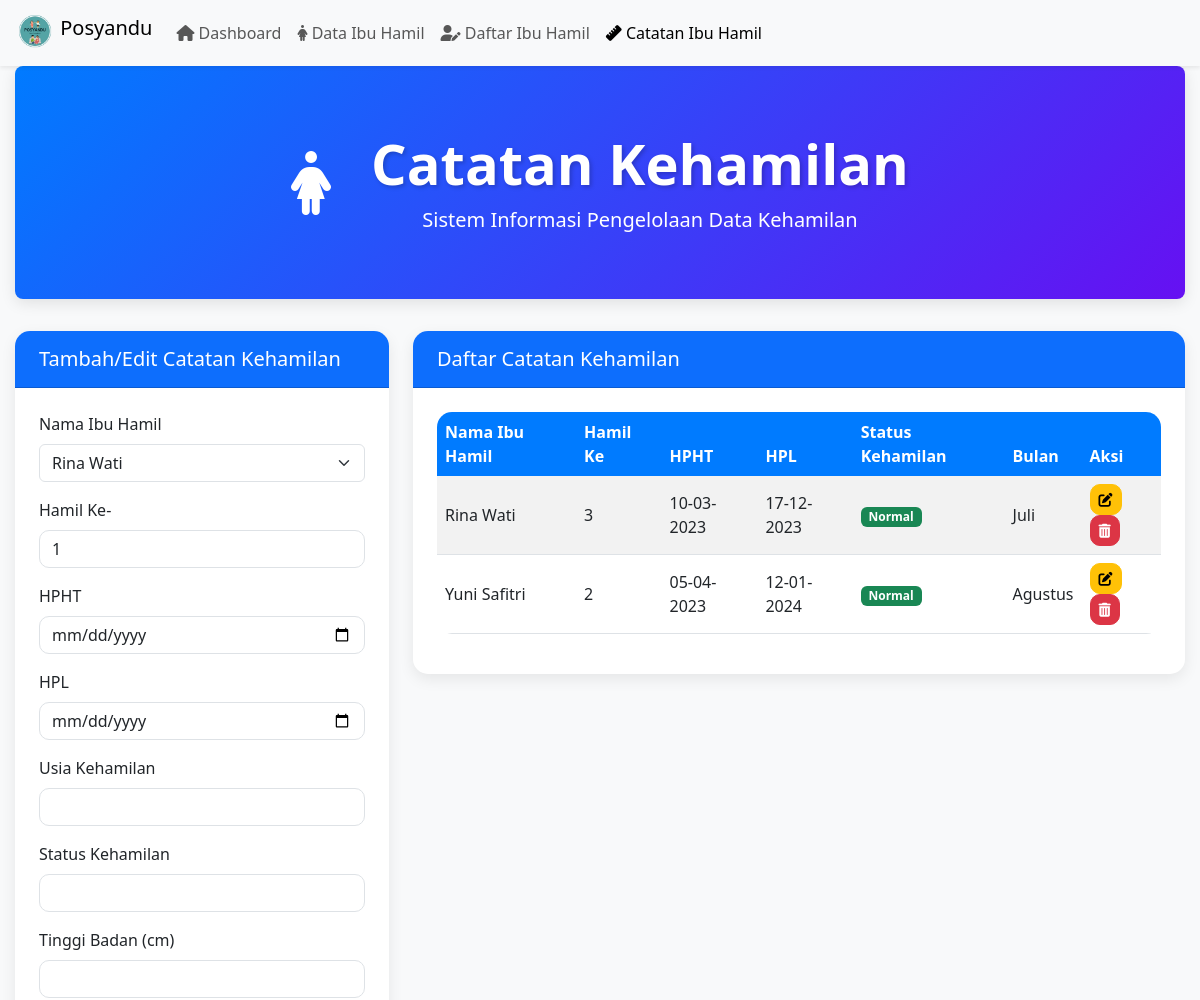
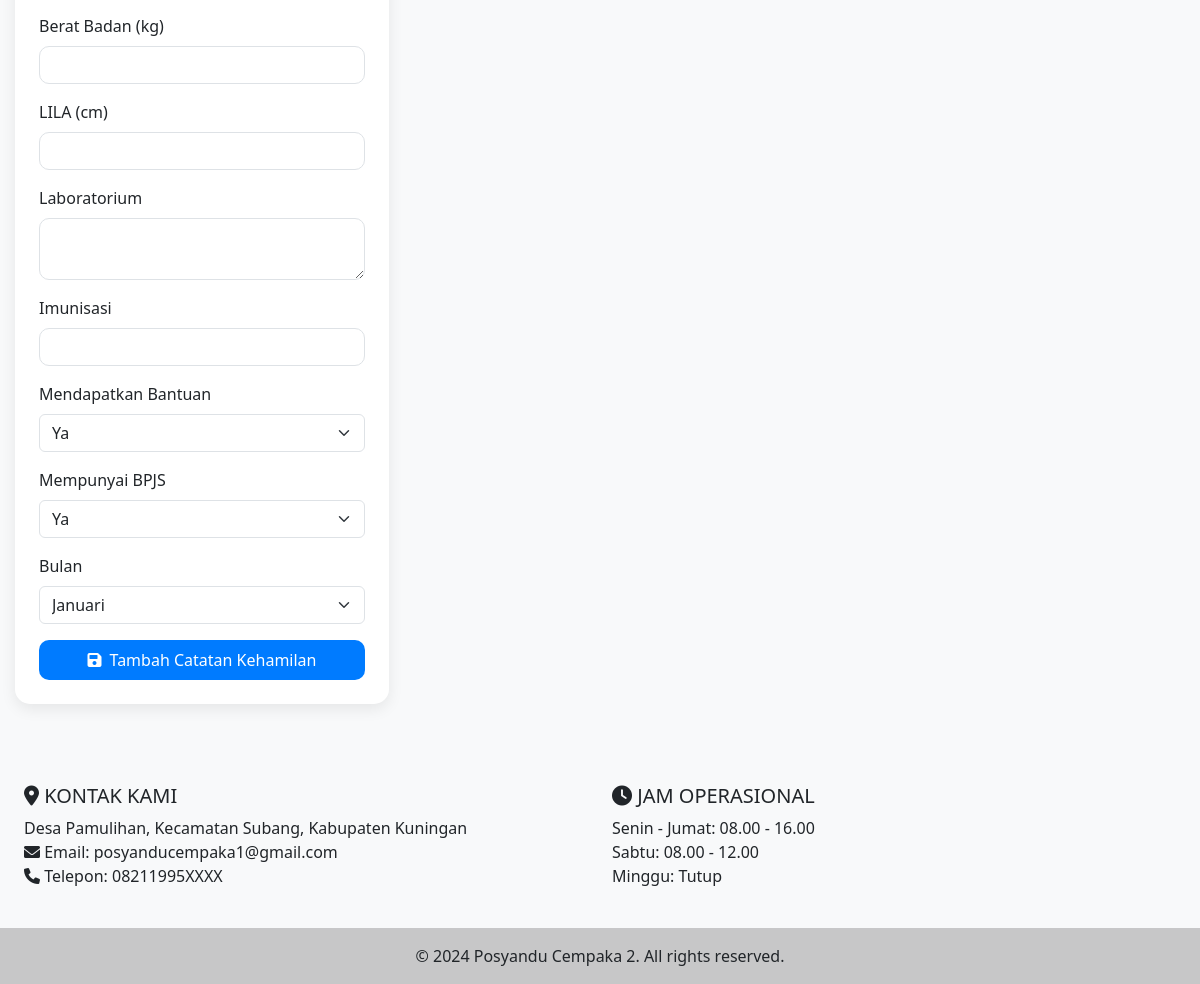
/posyandu_2/ibuhamil_crud_p2.php (signed in), run on the app's committed database (2 pictures, top to bottom).
### tables this page shows
CREATE TABLE "catatan_kehamilan_2" (
    id_kehamilan INTEGER PRIMARY KEY AUTOINCREMENT,
    id_ibu INTEGER,
    hamil_keberapa INTEGER,
    hpht TEXT,
    hpl TEXT,
    usia_kehamilan TEXT,
    status_kehamilan TEXT,
    tinggi_badan REAL,
    berat_badan REAL,
    lila REAL,
    laboratorium TEXT,
    imunisasi TEXT,
    mendapatkan_bantuan INTEGER,
    mempunyai_bpjs INTEGER,
    bulan TEXT CHECK (bulan IN ('januari', 'februari', 'maret', 'april', 'mei', 'juni', 'juli', 'agustus', 'september', 'oktober', 'november', 'desember')),
    FOREIGN KEY (id_ibu) REFERENCES ibu_hamil_2(id_ibu)
);

CREATE TABLE "ibu_hamil_2" (
    id_ibu INTEGER PRIMARY KEY AUTOINCREMENT,
    nama_ibu_hamil TEXT NOT NULL,
    nik TEXT,
    tempat_tanggal_lahir_ibu TEXT,
    nama_suami TEXT,
    nik_suami TEXT,
    tempat_tanggal_lahir_suami TEXT,
    alamat TEXT
);

### posyandu_2/ibuhamil_crud_p2.php (the view, shortened to what this page needs)
<?php
require_once __DIR__ . '/../pos_2/header_ih_p2.php';
$catatan_kehamilan_2 = null;
$stmt = $db->query("SELECT id_ibu, nama_ibu_hamil FROM " . TABLE_IBU_HAMIL_2);
$ibu_hamil_list = $stmt->fetchAll(PDO::FETCH_ASSOC);
$stmt = $db->query("SELECT c.*, i.nama_ibu_hamil FROM " . TABLE_CATATAN_KEHAMILAN_2 . " c JOIN " . TABLE_IBU_HAMIL_2 . " i ON c.id_ibu = i.id_ibu ORDER BY c.id_kehamilan ASC");
$catatan_kehamilan_list = $stmt->fetchAll(PDO::FETCH_ASSOC);
$bulan_list = ['januari', 'februari', 'maret', 'april', 'mei', 'juni', 'juli', 'agustus', 'september', 'oktober', 'november', 'desember'];
?>
<!DOCTYPE html>
<html lang="id">
<head>
    <link href="https://cdn.jsdelivr.net/npm/bootstrap@5.3.0-alpha1/dist/css/bootstrap.min.css" rel="stylesheet">
    <link href="https://cdnjs.cloudflare.com/ajax/libs/font-awesome/6.0.0-beta3/css/all.min.css" rel="stylesheet">
</head>
<body>
<div class="container">
    <div class="jumbotron text-center">
        <div class="row align-items-center justify-content-center">
            <div class="col-auto">
                <i class="fas fa-female title-icon"></i>
            </div>
            <div class="col-auto">
                <h1 class="display-4">Catatan Kehamilan</h1>
                <p class="lead">Sistem Informasi Pengelolaan Data Kehamilan</p>
            </div>
        </div>
    </div>
</div>
<div class="container">
    <div class="row">
        <div class="col-lg-4">
            <div class="card">
                <div class="card-header bg-primary text-white">
                    <h5 class="card-title mb-0">Tambah/Edit Catatan Kehamilan</h5>
                </div>
                <div class="card-body">
                    <form method="POST" action="">
                        <div class="mb-3">
                            <label for="id_ibu" class="form-label">Nama Ibu Hamil</label>
                            <select class="form-select" id="id_ibu" name="id_ibu" required>
                                <?php foreach ($ibu_hamil_list as $ibu): ?>
                                    <option value="<?php echo $ibu['id_ibu']; ?>" <?php echo (isset($catatan_kehamilan_2) && $catatan_kehamilan_2['id_ibu'] == $ibu['id_ibu']) ? 'selected' : ''; ?>>
                                        <?php echo htmlspecialchars($ibu['nama_ibu_hamil']); ?>
                                    </option>
                                <?php endforeach; ?>
                            </select>
                        </div>
                        <div class="mb-3">
                            <label for="hamil_keberapa" class="form-label">Hamil Ke-</label>
                            <input type="number" class="form-control" id="hamil_keberapa" name="hamil_keberapa"
                                value="<?php echo isset($catatan_kehamilan_2['hamil_keberapa']) ? $catatan_kehamilan_2['hamil_keberapa'] : 1; ?>"
                                required min="1" step="1">
                        </div>
                        <div class="mb-3">
                            <label for="hpht" class="form-label">HPHT</label>
                            <input type="date" class="form-control" id="hpht" name="hpht" value="<?php echo isset($catatan_kehamilan_2) ? $catatan_kehamilan_2['hpht'] : ''; ?>" required>
                        </div>
                        <div class="mb-3">
                            <label for="hpl" class="form-label">HPL</label>
                            <input type="date" class="form-control" id="hpl" name="hpl" value="<?php echo isset($catatan_kehamilan_2) ? $catatan_kehamilan_2['hpl'] : ''; ?>" required>
                        </div>
                        <div class="mb-3">
                            <label for="usia_kehamilan" class="form-label">Usia Kehamilan</label>
                            <input type="text" class="form-control" id="usia_kehamilan" name="usia_kehamilan" value="<?php echo isset($catatan_kehamilan_2) ? $catatan_kehamilan_2['usia_kehamilan'] : ''; ?>" required>
                        </div>
                        <div class="mb-3">
                            <label for="status_kehamilan" class="form-label">Status Kehamilan</label>
                            <input type="text" class="form-control" id="status_kehamilan" name="status_kehamilan" value="<?php echo isset($catatan_kehamilan_2) ? $catatan_kehamilan_2['status_kehamilan'] : ''; ?>" required>
                        </div>
                        <div class="mb-3">
                            <label for="tinggi_badan" class="form-label">Tinggi Badan (cm)</label>
                            <input type="number" step="0.1" class="form-control" id="tinggi_badan" name="tinggi_badan" value="<?php echo isset($catatan_kehamilan_2) ? $catatan_kehamilan_2['tinggi_badan'] : ''; ?>" required>
                        </div>
                        <div class="mb-3">
                            <label for="berat_badan" class="form-label">Berat Badan (kg)</label>
                            <input type="number" step="0.1" class="form-control" id="berat_badan" name="berat_badan" value="<?php echo isset($catatan_kehamilan_2) ? $catatan_kehamilan_2['berat_badan'] : ''; ?>" required>
                        </div>
                        <div class="mb-3">
                            <label for="lila" class="form-label">LILA (cm)</label>
                            <input type="number" step="0.1" class="form-control" id="lila" name="lila" value="<?php echo isset($catatan_kehamilan_2) ? $catatan_kehamilan_2['lila'] : ''; ?>" required>
                        </div>
                        <div class="mb-3">
                            <label for="laboratorium" class="form-label">Laboratorium</label>
                            <textarea class="form-control" id="laboratorium" name="laboratorium" required><?php echo isset($catatan_kehamilan_2) ? $catatan_kehamilan_2['laboratorium'] : ''; ?></textarea>
                        </div>
                        <div class="mb-3">
                            <label for="imunisasi" class="form-label">Imunisasi</label>
                            <input type="text" class="form-control" id="imunisasi" name="imunisasi" value="<?php echo isset($catatan_kehamilan_2) ? $catatan_kehamilan_2['imunisasi'] : ''; ?>" required>
                        </div>
                        <div class="mb-3">
                            <label for="mendapatkan_bantuan" class="form-label">Mendapatkan Bantuan</label>
                            <select class="form-select" id="mendapatkan_bantuan" name="mendapatkan_bantuan" required>
                                <option value="1" <?php echo (isset($catatan_kehamilan_2) && $catatan_kehamilan_2['mendapatkan_bantuan'] == 1) ? 'selected' : ''; ?>>Ya</option>
                            </select>
                        </div>
                        <div class="mb-3">
                            <label for="mempunyai_bpjs" class="form-label">Mempunyai BPJS</label>
                            <select class="form-select" id="mempunyai_bpjs" name="mempunyai_bpjs" required>
                            <option value="1" <?php echo (isset($catatan_kehamilan_2) && $catatan_kehamilan_2['mempunyai_bpjs'] == 1) ? 'selected' : ''; ?>>Ya</option>
                            </select>
                        </div>
                        <div class="mb-3">
                            <label for="bulan" class="form-label">Bulan</label>
                            <select class="form-select" id="bulan" name="bulan" required>
                                <?php foreach ($bulan_list as $bulan): ?>
                                    <option value="<?php echo $bulan; ?>" <?php echo (isset($catatan_kehamilan_2) && $catatan_kehamilan_2['bulan'] == $bulan) ? 'selected' : ''; ?>>
                                        <?php echo ucfirst($bulan); ?>
                                    </option>
                                <?php endforeach; ?>
                            </select>
                        </div>
                        <button type="submit" class="btn btn-primary w-100">
                            <i class="fas fa-save me-2"></i><?php echo isset($catatan_kehamilan_2) ? 'Update' : 'Tambah'; ?> Catatan Kehamilan
                        </button>
                    </form>
                </div>
            </div>
        </div>
        <div class="col-lg-8">
            <div class="card">
                <div class="card-header bg-primary text-white">
                    <h5 class="card-title mb-0">Daftar Catatan Kehamilan</h5>
                </div>
                <div class="card-body">
                    <div class="table-responsive">
                        <table class="table table-striped table-hover align-middle">
                            <thead class="table-dark">
                                <tr>
                                    <th>Nama Ibu Hamil</th>
                                    <th>Hamil Ke</th>
                                    <th>HPHT</th>
                                    <th>HPL</th>
                                    <th>Status Kehamilan</th>
                                    <th>Bulan</th>
                                    <th>Aksi</th>
                                </tr>
                            </thead>
                            <tbody>
                                <?php foreach ($catatan_kehamilan_list as $catatan): ?>
                                    <tr>
                                        <td><?php echo htmlspecialchars($catatan['nama_ibu_hamil']); ?></td>
                                        <td><?php echo intval($catatan['hamil_keberapa']); ?></td>
                                        <td><?php echo date('d-m-Y', strtotime($catatan['hpht'])); ?></td>
                                        <td><?php echo date('d-m-Y', strtotime($catatan['hpl'])); ?></td>
                                        <td>
                                            <span class="badge bg-<?php echo $catatan['status_kehamilan'] == 'Normal' ? 'success' : 'warning'; ?>">
                                                <?php echo htmlspecialchars($catatan['status_kehamilan']); ?>
                                            </span>
                                        </td>
                                        <td><?php echo htmlspecialchars(ucfirst($catatan['bulan'])); ?></td>
                                        <td>
                                            <a href="?edit=<?php echo $catatan['id_kehamilan']; ?>" class="btn btn-sm btn-warning" title="Edit">
                                                <i class="fas fa-edit"></i>
                                            </a>
                                            <form method="post" style="display: inline;">
                                                <button type="submit" class="btn btn-sm btn-danger" onclick="return confirm('Apakah Anda yakin ingin menghapus data ini?')" title="Hapus">
                                                    <i class="fas fa-trash-alt"></i>
                                                </button>
                                            </form>
                                        </td>
                                    </tr>
                                <?php endforeach; ?>
                            </tbody>
                        </table>
                    </div>
                </div>
            </div>
        </div>
    </div>
</div>
</body>
</html>
<?php
require_once __DIR__ . '/../pos_2/footer_ih_p2.php';
?>

### pos_2/header_ih_p2.php (style rules this page uses)
body { min-height: 100vh; display: flex; flex-direction: column; }

### posyandu_2/ibuhamil_crud_p2.php (style rules this page uses)
body { background-color: #f8f9fa; font-family: 'Segoe UI', Tahoma, Geneva, Verdana, sans-serif; }
.container { max-width: 1200px; margin: 0 auto; padding: 0 15px; }
.jumbotron { background: linear-gradient(135deg, #007bff, #6610f2); color: white; padding: 4rem 2rem; margin-bottom: 2rem; border-radius: 0.5rem; box-shadow: 0 4px 15px rgba(0,0,0,0.1); }
.jumbotron .row { margin: 0; }
.jumbotron h1 { font-weight: 700; text-shadow: 2px 2px 4px rgba(0,0,0,0.2); animation: fadeInDown 1s ease-out; margin-bottom: 0.5rem; }
.jumbotron p { animation: fadeInUp 1s ease-out 0.5s; animation-fill-mode: both; margin-bottom: 0; }
.title-icon { font-size: 4rem; color: #ffffff; animation: bounceIn 1s ease-out; margin-right: 1rem; }
.card { border: none; border-radius: 15px; box-shadow: 0 5px 15px rgba(0,0,0,0.08); transition: all 0.3s ease; margin-bottom: 2rem; }
.card-header { border-radius: 15px 15px 0 0 !important; font-weight: 600; padding: 1rem 1.5rem; }
.card-body { padding: 1.5rem; }
.form-control, .btn { border-radius: 10px; }
.btn-primary { background-color: #007bff; border: none; transition: all 0.3s ease; padding: 0.5rem 1rem; }
.table { border-radius: 15px; overflow: hidden; }
.table th { background-color: #007bff; color: white; border: none; }
.table td { vertical-align: middle; }

### data on the page
catatan_kehamilan_2: id_ibu.nama_ibu_hamil "Rina Wati", hamil_keberapa "3", hpht "10-03-2023", hpl "17-12-2023", status_kehamilan "Normal", bulan "Juli"
catatan_kehamilan_2: id_ibu.nama_ibu_hamil "Yuni Safitri", hamil_keberapa "2", hpht "05-04-2023", hpl "12-01-2024", status_kehamilan "Normal", bulan "Agustus"

### other printed values
form field id_ibu "Rina Wati"
form field bulan "Januari"
